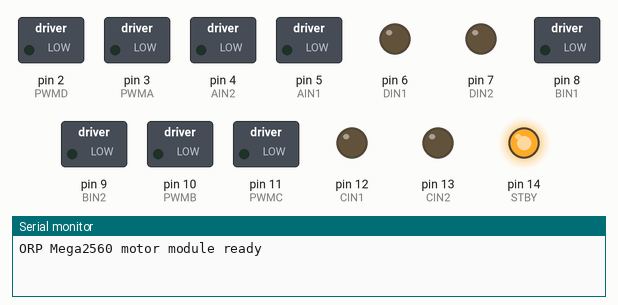
Simulated run of this sketch. Board: Arduino Mega 2560, built with avr-gcc and run on an emulated ATmega2560. On the bench: switched loads named in the sketch (green lamp = pin HIGH), output pins drawn as LEDs (lit = HIGH), the last lines printed to the serial monitor.

Above: at 0.05 s.
At 6.0 s:
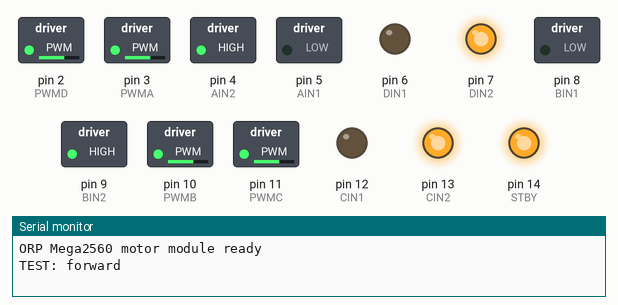
At 8.25 s:
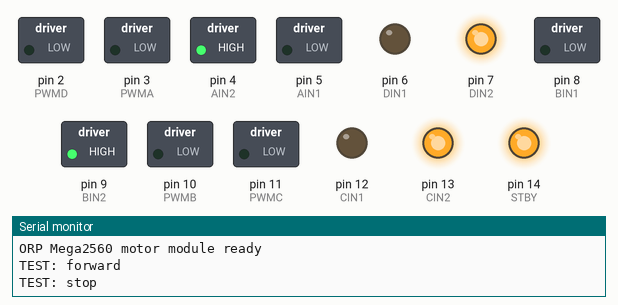
At 10.5 s:
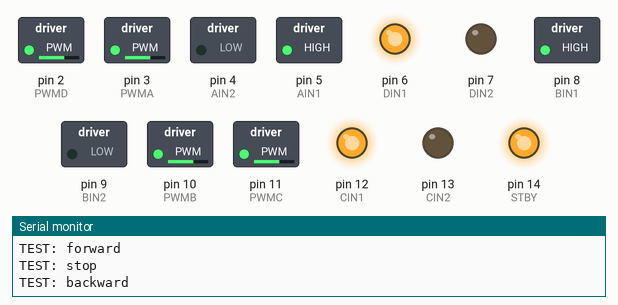
At 15.0 s:
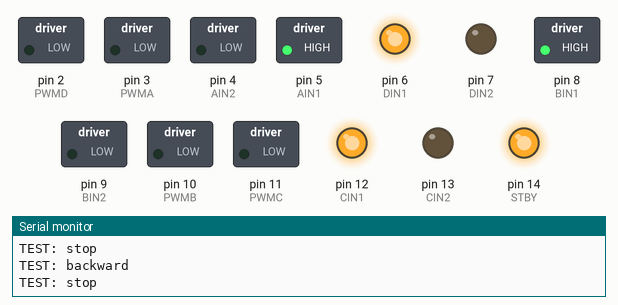
Timing chart, 0 to 19.5 s (numbered marks = the images above):
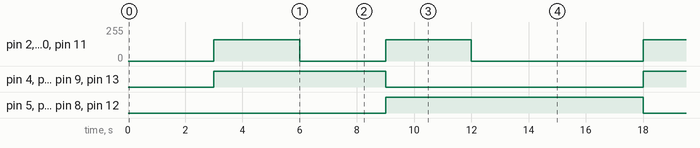

Measured:
- by itself, pin 2 (PWMD), pin 3 (PWMA), pin 10 (PWMB), pin 11 (PWMC): repeats every 15.0 s: 0/255 3.0 s, 160/255 3.0 s, 0/255 6.0 s, 160/255 3.0 s
- by itself, pin 4 (AIN2), pin 7 (DIN2), pin 9 (BIN2), pin 13 (CIN2): alternates HIGH for 6.0 s and LOW for 9.0 s
- by itself, pin 5 (AIN1), pin 6 (DIN1), pin 8 (BIN1), pin 12 (CIN1): alternates HIGH for 9.0 s and LOW for 6.0 s

The sketch:

mega2560_firmware.ino
```cpp
#include "config.h"
#include "motor.h"

MotorController motors;

unsigned long last_action_time = 0;
uint8_t test_step = 0;

void setup()
{
    Serial.begin(SERIAL_BAUDRATE);

    motors.begin();
    motors.setSpeedTarget(DEFAULT_SPEED_TARGET);

    Serial.println("ORP Mega2560 motor module ready");

    last_action_time = millis();
}

void loop()
{
    motors.update();

    const unsigned long now = millis();

    if (now - last_action_time < 3000)
    {
        return;
    }

    last_action_time = now;

    switch (test_step)
    {
        case 0:
            Serial.println("TEST: forward");
            motors.forward();
            break;

        case 1:
            Serial.println("TEST: stop");
            motors.stop();
            break;

        case 2:
            Serial.println("TEST: backward");
            motors.backward();
            break;

        case 3:
            Serial.println("TEST: stop");
            motors.stop();
            break;

        default:
            motors.stop();
            test_step = 0;
            return;
    }

    test_step++;
}
```

motor.cpp
```cpp
#include "motor.h"

#include "config.h"

MotorController::MotorController()
    : speed_target_(DEFAULT_SPEED_TARGET),
      pwm_a_now_(0),
      pwm_b_now_(0),
      pwm_c_now_(0),
      pwm_d_now_(0),
      pwm_a_target_(0),
      pwm_b_target_(0),
      pwm_c_target_(0),
      pwm_d_target_(0)
{
}

void MotorController::begin()
{
    pinMode(AIN1, OUTPUT);
    pinMode(AIN2, OUTPUT);

    pinMode(BIN1, OUTPUT);
    pinMode(BIN2, OUTPUT);

    pinMode(CIN1, OUTPUT);
    pinMode(CIN2, OUTPUT);

    pinMode(DIN1, OUTPUT);
    pinMode(DIN2, OUTPUT);

    pinMode(PWMA, OUTPUT);
    pinMode(PWMB, OUTPUT);
    pinMode(PWMC, OUTPUT);
    pinMode(PWMD, OUTPUT);

    pinMode(STBY, OUTPUT);

    digitalWrite(STBY, HIGH);

    setMotorDirections(
        MotorDirection::STOP,
        MotorDirection::STOP,
        MotorDirection::STOP,
        MotorDirection::STOP
    );

    analogWrite(PWMA, 0);
    analogWrite(PWMB, 0);
    analogWrite(PWMC, 0);
    analogWrite(PWMD, 0);

    stop();
}

void MotorController::update()
{
    pwm_a_now_ = rampValue(pwm_a_now_, pwm_a_target_);
    pwm_b_now_ = rampValue(pwm_b_now_, pwm_b_target_);
    pwm_c_now_ = rampValue(pwm_c_now_, pwm_c_target_);
    pwm_d_now_ = rampValue(pwm_d_now_, pwm_d_target_);

    pwm_a_now_ = applyDeadzoneAndLimit(pwm_a_now_);
    pwm_b_now_ = applyDeadzoneAndLimit(pwm_b_now_);
    pwm_c_now_ = applyDeadzoneAndLimit(pwm_c_now_);
    pwm_d_now_ = applyDeadzoneAndLimit(pwm_d_now_);

    analogWrite(PWMA, pwm_a_now_);
    analogWrite(PWMB, pwm_b_now_);
    analogWrite(PWMC, pwm_c_now_);
    analogWrite(PWMD, pwm_d_now_);
}

void MotorController::setSpeedTarget(int speed)
{
    speed_target_ = constrain(speed, PWM_MIN, PWM_MAX);
}

int MotorController::getSpeedTarget() const
{
    return speed_target_;
}

void MotorController::stop()
{
    pwm_a_target_ = 0;
    pwm_b_target_ = 0;
    pwm_c_target_ = 0;
    pwm_d_target_ = 0;
}

void MotorController::forward()
{
    setMotorDirections(
        MotorDirection::FORWARD,
        MotorDirection::FORWARD,
        MotorDirection::FORWARD,
        MotorDirection::FORWARD
    );

    setWheelTargets(
        speed_target_,
        speed_target_,
        speed_target_,
        speed_target_
    );
}

void MotorController::backward()
{
    setMotorDirections(
        MotorDirection::BACKWARD,
        MotorDirection::BACKWARD,
        MotorDirection::BACKWARD,
        MotorDirection::BACKWARD
    );

    setWheelTargets(
        speed_target_,
        speed_target_,
        speed_target_,
        speed_target_
    );
}

void MotorController::moveLeft()
{
    setMotorDirections(
        MotorDirection::BACKWARD,
        MotorDirection::FORWARD,
        MotorDirection::BACKWARD,
        MotorDirection::FORWARD
    );

    setWheelTargets(
        speed_target_,
        speed_target_,
        speed_target_,
        speed_target_
    );
}

void MotorController::moveRight()
{
    setMotorDirections(
        MotorDirection::FORWARD,
        MotorDirection::BACKWARD,
        MotorDirection::FORWARD,
        MotorDirection::BACKWARD
    );

    setWheelTargets(
        speed_target_,
        speed_target_,
        speed_target_,
        speed_target_
    );
}

void MotorController::spinLeft()
{
    setMotorDirections(
        MotorDirection::BACKWARD,
        MotorDirection::FORWARD,
        MotorDirection::BACKWARD,
        MotorDirection::FORWARD
    );

    setWheelTargets(
        speed_target_,
        speed_target_,
        speed_target_,
        speed_target_
    );
}

void MotorController::spinRight()
{
    setMotorDirections(
        MotorDirection::FORWARD,
        MotorDirection::BACKWARD,
        MotorDirection::FORWARD,
        MotorDirection::BACKWARD
    );

    setWheelTargets(
        speed_target_,
        speed_target_,
        speed_target_,
        speed_target_
    );
}

void MotorController::driftLeft()
{
    setMotorDirections(
        MotorDirection::STOP,
        MotorDirection::STOP,
        MotorDirection::FORWARD,
        MotorDirection::FORWARD
    );

    setWheelTargets(
        0,
        0,
        speed_target_,
        speed_target_
    );
}

void MotorController::driftRight()
{
    setMotorDirections(
        MotorDirection::FORWARD,
        MotorDirection::FORWARD,
        MotorDirection::STOP,
        MotorDirection::STOP
    );

    setWheelTargets(
        speed_target_,
        speed_target_,
        0,
        0
    );
}

void MotorController::setWheelTargets(
    int motor_a,
    int motor_b,
    int motor_c,
    int motor_d
)
{
    pwm_a_target_ = constrain(abs(motor_a), PWM_MIN, PWM_MAX);
    pwm_b_target_ = constrain(abs(motor_b), PWM_MIN, PWM_MAX);
    pwm_c_target_ = constrain(abs(motor_c), PWM_MIN, PWM_MAX);
    pwm_d_target_ = constrain(abs(motor_d), PWM_MIN, PWM_MAX);
}

int MotorController::getMotorAOutput() const
{
    return pwm_a_now_;
}

int MotorController::getMotorBOutput() const
{
    return pwm_b_now_;
}

int MotorController::getMotorCOutput() const
{
    return pwm_c_now_;
}

int MotorController::getMotorDOutput() const
{
    return pwm_d_now_;
}

void MotorController::setMotorDirections(
    MotorDirection motor_a,
    MotorDirection motor_b,
    MotorDirection motor_c,
    MotorDirection motor_d
)
{
    setMotorDirection(AIN1, AIN2, motor_a);
    setMotorDirection(BIN1, BIN2, motor_b);
    setMotorDirection(CIN1, CIN2, motor_c);
    setMotorDirection(DIN1, DIN2, motor_d);
}

void MotorController::setMotorDirection(
    uint8_t input_1_pin,
    uint8_t input_2_pin,
    MotorDirection direction
)
{
    switch (direction)
    {
        case MotorDirection::FORWARD:
            digitalWrite(input_1_pin, LOW);
            digitalWrite(input_2_pin, HIGH);
            break;

        case MotorDirection::BACKWARD:
            digitalWrite(input_1_pin, HIGH);
            digitalWrite(input_2_pin, LOW);
            break;

        case MotorDirection::STOP:
        default:
            digitalWrite(input_1_pin, LOW);
            digitalWrite(input_2_pin, LOW);
            break;
    }
}

int MotorController::rampValue(int current, int target) const
{
    if (target > current + MAX_ACC_STEP)
    {
        return current + MAX_ACC_STEP;
    }

    if (target < current - MAX_DEC_STEP)
    {
        return current - MAX_DEC_STEP;
    }

    return target;
}

int MotorController::applyDeadzoneAndLimit(int value) const
{
    if (abs(value) < SPEED_DEADZONE)
    {
        return 0;
    }

    return constrain(value, PWM_MIN, PWM_MAX);
}
```

motor.h
```cpp
#ifndef ORP_MOTOR_H
#define ORP_MOTOR_H

#include <Arduino.h>

enum class MotorDirection
{
    STOP = 0,
    FORWARD,
    BACKWARD
};

class MotorController
{
public:
    MotorController();

    void begin();

    void update();

    void setSpeedTarget(int speed);

    int getSpeedTarget() const;

    void stop();

    void forward();

    void backward();

    void moveLeft();

    void moveRight();

    void spinLeft();

    void spinRight();

    void driftLeft();

    void driftRight();

    void setWheelTargets(
        int motor_a,
        int motor_b,
        int motor_c,
        int motor_d
    );

    int getMotorAOutput() const;
    int getMotorBOutput() const;
    int getMotorCOutput() const;
    int getMotorDOutput() const;

private:
    int speed_target_;

    int pwm_a_now_;
    int pwm_b_now_;
    int pwm_c_now_;
    int pwm_d_now_;

    int pwm_a_target_;
    int pwm_b_target_;
    int pwm_c_target_;
    int pwm_d_target_;

    void setMotorDirections(
        MotorDirection motor_a,
        MotorDirection motor_b,
        MotorDirection motor_c,
        MotorDirection motor_d
    );

    void setMotorDirection(
        uint8_t input_1_pin,
        uint8_t input_2_pin,
        MotorDirection direction
    );

    int rampValue(int current, int target) const;

    int applyDeadzoneAndLimit(int value) const;
};

#endif
```

config.h
```cpp
#ifndef ORP_CONFIG_H
#define ORP_CONFIG_H

// ============================================================
// OpenRobotPlatform - Arduino Mega2560 Hardware Configuration
// ============================================================

// -------------------- PS2 Controller --------------------------

#define PS2_DAT 50
#define PS2_CMD 51
#define PS2_CLK 52
#define PS2_SEL 53

#define PS2_PRESSURES false
#define PS2_RUMBLE false

// -------------------- TB6612 Motor Driver ---------------------

// Motor A
#define PWMA 3
#define AIN1 5
#define AIN2 4

// Motor B
#define PWMB 10
#define BIN1 8
#define BIN2 9

// Motor C
#define PWMC 11
#define CIN1 12
#define CIN2 13

// Motor D
#define PWMD 2
#define DIN1 6
#define DIN2 7

#define STBY 14

// -------------------- Encoder Pins ----------------------------

#define LF_A 22
#define LF_B 23

#define RF_A 24
#define RF_B 25

#define LB_A 26
#define LB_B 27

#define RB_A 28
#define RB_B 29

// -------------------- OLED ------------------------------------

#define OLED_WIDTH 128
#define OLED_HEIGHT 64
#define OLED_ADDRESS 0x3C
#define OLED_RESET_PIN -1

// -------------------- Motor Parameters ------------------------

#define DEFAULT_SPEED_TARGET 160

#define MAX_ACC_STEP 5
#define MAX_DEC_STEP 10
#define SPEED_DEADZONE 4

#define PWM_MIN 0
#define PWM_MAX 255

// -------------------- Joystick Parameters ---------------------

#define JOY_MID 128
#define JOY_MIN 93
#define JOY_MAX 163

// -------------------- Serial ----------------------------------

#define SERIAL_BAUDRATE 115200

#endif
```
